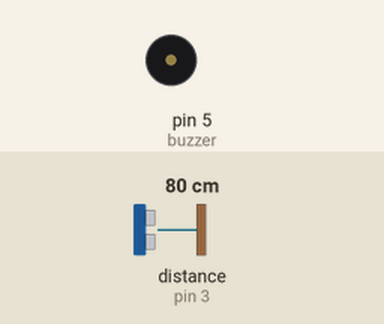
The sketch below on a simulated Arduino Uno, built with avr-gcc and run on an emulated ATmega328P. Parts: buzzer (waves = sounding). The test bench sets the inputs (shaded band); at power-on: distance to the obstacle (sensor on pin 3) 80 cm.

Above: at 1.3 s.
1.4 s: distance to the obstacle (sensor on pin 3) set to 52 cm
4.4 s: distance to the obstacle (sensor on pin 3) set to 47 cm
At 4.8 s:
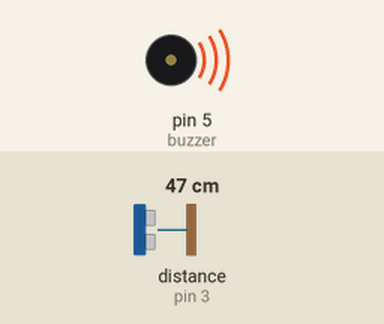
6.0 s: distance to the obstacle (sensor on pin 3) set to 250 cm
At 6.3 s:
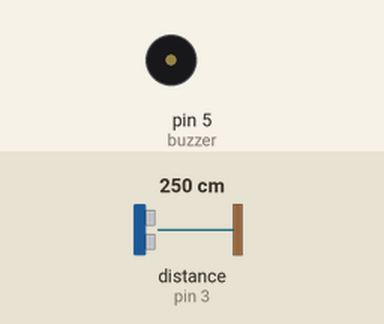
9.0 s: distance to the obstacle (sensor on pin 3) set to 2 cm
Timing chart, 0 to 11.6 s (numbered marks = the images above; inputs shaded):
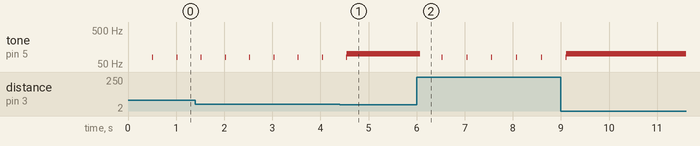

The sketch:

chapeu2023.ino
```cpp
#include <Ultrasonic.h>
Ultrasonic ultra(4,3);
long distancia;
int buzzer = 5;

void setup() {
  Serial.begin(9600);
  pinMode(buzzer, OUTPUT);
}

void loop() {
  distancia = ultra.Ranging(CM);
  if (distancia <50){
    delay(10);
    tone(buzzer,100,70);
  }else{
    delay(500);
    tone(buzzer,80,10);
  }

  //Serial.println(distancia);
  //Serial.print(" cm");
  //delay(100);
}
```

Measured:
- the behaviour switches between 50 and 49 cm on distance to the obstacle (sensor on pin 3) (found by bisection; images 0 and 1)
- after the input at 6.0 s, tone on pin 5 (buzzer): alternates 80 Hz for 0.01 s and silent for 0.51 s, starting after 0.08 s
- by itself, tone on pin 5 (buzzer): alternates 80 Hz for 0.01 s and silent for 0.49 s
